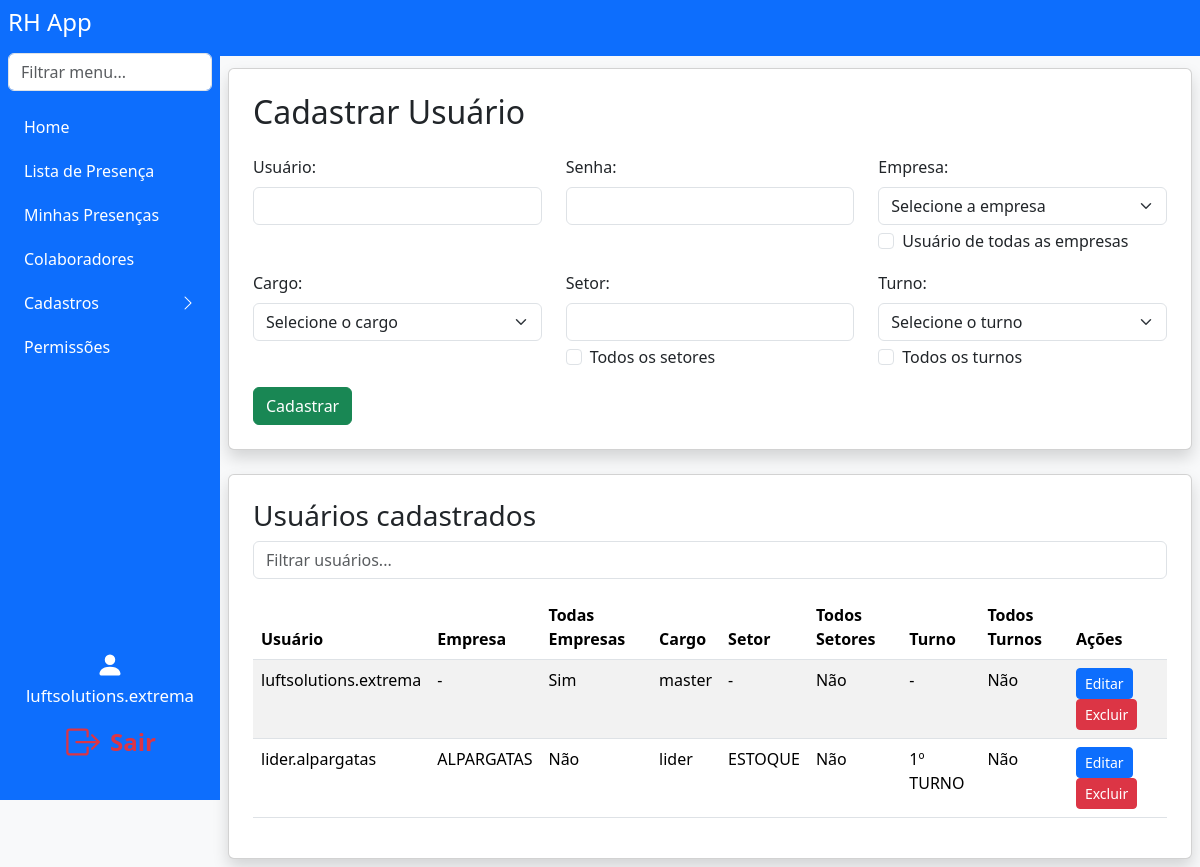
Page /register_person (signed in) on the earlier database version.
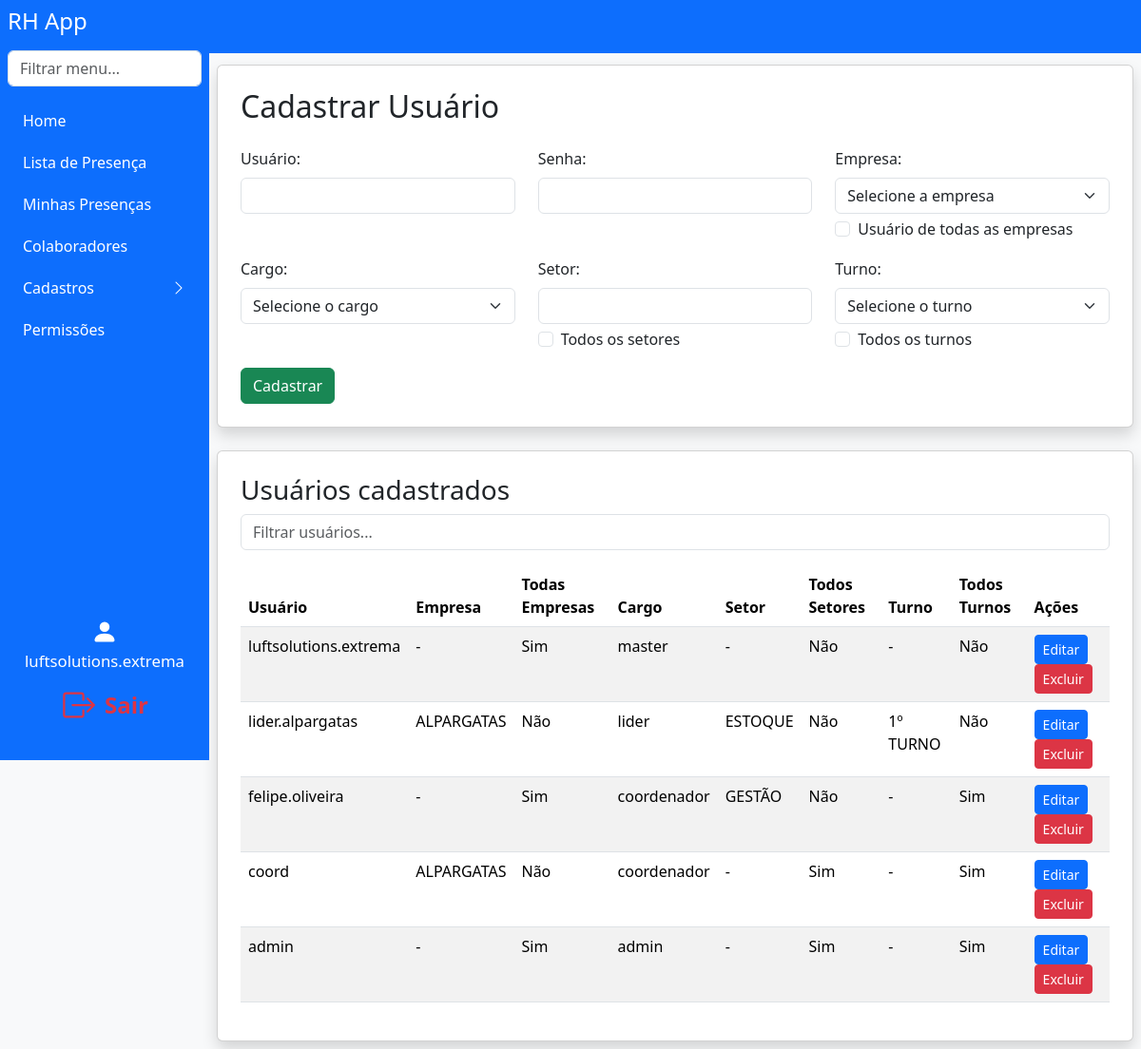
Same page on the later database version.
### models.py (models this page shows)
class User(db.Model):
    id = db.Column(db.Integer, primary_key=True)
    username = db.Column(db.String(150), unique=True, nullable=False)
    password = db.Column(db.String(150), nullable=False)
    company_id = db.Column(db.Integer, db.ForeignKey('company.id'), nullable=True)
    role = db.Column(db.String(50), nullable=False, default='user')
    all_companies = db.Column(db.Boolean, default=False)
    setor = db.Column(db.String(100), nullable=True)
    turno = db.Column(db.String(50), nullable=True)
    all_setores = db.Column(db.Boolean, default=False)
    all_turnos = db.Column(db.Boolean, default=False)
    setor_id = db.Column(db.Integer, db.ForeignKey('setor.id'))
    setor = db.relationship('Setor')

class Company(db.Model):
    id = db.Column(db.Integer, primary_key=True)
    name = db.Column(db.String(150), unique=True, nullable=False)
    users = db.relationship('User', backref='company', lazy=True)

class Setor(db.Model):
    id = db.Column(db.Integer, primary_key=True)
    nome = db.Column(db.String(100), unique=True, nullable=False)

### app.py (the view, shortened to what this page needs)
@app.route('/register_person', methods=['GET', 'POST'])
def register_person():
    if g.user is None:
        return redirect(url_for('login'))
    if not has_permission(g.user, 'can_access_register_person'):
        flash('Sem acesso. Entre em contato: analiseoperacional.extrema@luftsolutions.com.br')
        return redirect(url_for('index'))
    companies = Company.query.all()
    users = User.query.all()
    return render_template('register_person.html', user=g.user, companies=companies, users=users)

### app.py (called while the page is built)
@app.before_request
def load_logged_in_user():
    user_id = session.get('user_id')
    g.user = None
    if user_id is not None:
        g.user = User.query.get(user_id)

def has_permission(user, perm_field):
    if user.role == 'master' or user.username == MASTER_USER:
        return True
    perm = Permission.query.filter_by(role=user.role).first()
    return getattr(perm, perm_field, False) if perm else False

### templates/register_person.html (shortened to what the changed rows need)
<!DOCTYPE html>
<html lang="pt-br">
<head>
    <link href="https://cdn.jsdelivr.net/npm/bootstrap@5.3.3/dist/css/bootstrap.min.css" rel="stylesheet">
</head>
<body class="bg-light">
{% extends "navbar.html" %}
{% block content %}
<div class="card shadow p-4 mb-4">
    <h2 class="mb-4">Cadastrar Usuário</h2>
</div>
<div class="card shadow p-4">
    <table class="table table-striped" id="tabelaUsuarios">
        <thead>
            <tr>
                <th>Usuário</th>
                <th>Empresa</th>
                <th>Todas Empresas</th>
                <th>Cargo</th>
                <th>Setor</th>
                <th>Todos Setores</th>
                <th>Turno</th>
                <th>Todos Turnos</th>
                <th>Ações</th>
            </tr>
        </thead>
        <tbody>
            {% for u in users %}
            <tr>
                <td>{{ u.username }}</td>
                <td>{{ u.company.name if u.company else '-' }}</td>
                <td>{{ 'Sim' if u.all_companies else 'Não' }}</td>
                <td>{{ u.role }}</td>
                <td>{{ u.setor.nome if u.setor else '-' }}</td>
                <td>{{ 'Sim' if u.all_setores else 'Não' }}</td>
                <td>{{ u.turno or '-' }}</td>
                <td>{{ 'Sim' if u.all_turnos else 'Não' }}</td>
                <td>
                    <a href="{{ url_for('edit_user', user_id=u.id) }}" class="btn btn-sm btn-primary">Editar</a>
                    <a href="{{ url_for('delete_user', user_id=u.id) }}" class="btn btn-sm btn-danger" onclick="return confirm('Tem certeza?')">Excluir</a>
                </td>
            </tr>
            {% endfor %}
        </tbody>
    </table>
</div>
{% endblock %}

### templates/navbar.html (shortened to what this page needs)
<nav class="navbar navbar-expand-lg navbar-dark bg-primary">
  <div class="container-fluid">
    <a class="navbar-brand" href="{{ url_for('index') }}">AppRH</a>
  </div>
</nav>
      {% set pode_cadastro = (
        has_permission(user, 'can_access_register_person') or
        has_permission(user, 'can_access_register_company') or
        has_permission(user, 'can_access_register_sector')
      ) %}
<div class="d-flex">
  <nav class="sidebar bg-primary text-white p-2 d-flex flex-column"
       style="width: 220px; min-width: 220px; max-width: 220px; height: 100vh; position: fixed; left: 0; top: 0; bottom: 0; z-index: 1040; overflow-y: auto;">
    <h4 class="mb-3">RH App</h4>
    <input class="form-control mb-3" type="text" id="menuSearch" placeholder="Filtrar menu...">
    <ul class="nav flex-column" id="sidebarMenu">
      {% if user and has_permission(user, 'can_access_index') %}
      <li class="nav-item mb-1">
        <a class="nav-link text-white" href="{{ url_for('index') }}">Home</a>
      </li>
      {% endif %}
      {% if user and has_permission(user, 'can_access_lista_presenca') %}
      <li class="nav-item mb-1">
        <a class="nav-link text-white" href="{{ url_for('lista_presenca') }}">Lista de Presença</a>
      </li>
      <li class="nav-item mb-1">
        <a class="nav-link text-white" href="{{ url_for('minhas_presencas') }}">Minhas Presenças</a>
      </li>
      {% endif %}
      {% if user and has_permission(user, 'can_access_colaboradores') %}
      <li class="nav-item mb-1">
        <a class="nav-link text-white" href="{{ url_for('colaboradores') }}">Colaboradores</a>
      </li>
      {% endif %}
      {% set pode_cadastro = (
        has_permission(user, 'can_access_register_person') or
        has_permission(user, 'can_access_register_company') or
        has_permission(user, 'can_access_register_sector')
      ) %}
      {% if user and pode_cadastro %}
      <li class="nav-item mb-1">
        <a class="nav-link text-white d-flex justify-content-between align-items-center"
           data-bs-toggle="collapse"
           href="#cadastrosCollapse"
           role="button"
           aria-expanded="false"
           aria-controls="cadastrosCollapse"
           id="cadastrosToggle">
          Cadastros
          <span id="cadastrosIcon" class="bi bi-chevron-right"></span>
        </a>
      </li>
      {% endif %}
      {% if user and (user.role == 'admin' or user.role == 'master' or user.username == 'luftsolutions.extrema') %}
      <li class="nav-item mb-1">
        <a class="nav-link text-white" href="{{ url_for('permissions') }}">Permissões</a>
      </li>
      {% endif %}
    </ul>
    <div class="mt-auto d-flex flex-column justify-content-end align-items-center"
         style="height: 180px; width: 100%; padding-bottom: 24px;">
      {% if user %}
        <div class="mb-2 w-100 d-flex align-items-center justify-content-center flex-column">
          <span class="mb-1" style="font-size: 1.1rem;">
            <svg xmlns="http://www.w3.org/2000/svg" width="28" height="28" fill="#fff" class="bi bi-person-fill" viewBox="0 0 16 16" style="vertical-align:middle;">
              <path d="M3 14s-1 0-1-1 1-4 6-4 6 3 6 4-1 1-1 1H3zm5-6a3 3 0 1 0 0-6 3 3 0 0 0 0 6z"/>
            </svg>
          </span>
          <span style="font-size: 1.05rem;">{{ user.username }}</span>
        </div>
        <a href="{{ url_for('logout') }}" title="Sair"
           class="btn btn-lg w-100 d-flex align-items-center justify-content-center"
           style="background: none; border: none; color: #dc3545; font-size: 1.5rem;">
          <span style="color:#dc3545; font-weight:600;">Sair</span>
        </a>
      {% endif %}
    </div>
  </nav>
  <div class="flex-grow-1" style="min-height: 100vh; padding: 12px 8px 8px 8px; margin-left: 220px;">
    {% block content %}{% endblock %}
  </div>
</div>
<link rel="stylesheet" href="https://cdn.jsdelivr.net/npm/bootstrap-icons@1.11.3/font/bootstrap-icons.min.css">

Differences in the rows shown:
added User: username "felipe.oliveira", company "-", all_companies "Sim", role "coordenador", setor "GESTÃO", all_setores "Não", turno "-", all_turnos "Sim"
added User: username "coord", company "ALPARGATAS", all_companies "Não", role "coordenador", setor "-", all_setores "Sim", turno "-", all_turnos "Sim"
added User: username "admin", company "-", all_companies "Sim", role "admin", setor "-", all_setores "Sim", turno "-", all_turnos "Sim"
